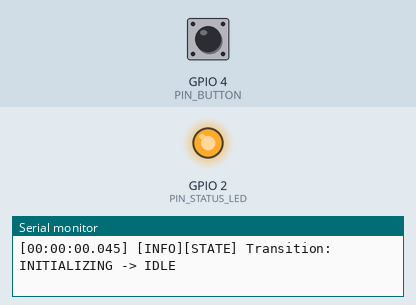
This program was run on a simulated ESP32. Shown: output pins drawn as LEDs (lit = HIGH), the last lines printed to the serial monitor. The test bench sets the inputs (shaded band); at power-on: GPIO 4 (PIN_BUTTON) HIGH. No radio packets arrive unless stated.

Above: at 1.2 s.
1.3 s: GPIO 4 (PIN_BUTTON) pulled LOW for 0.15 s
At 2.1 s:
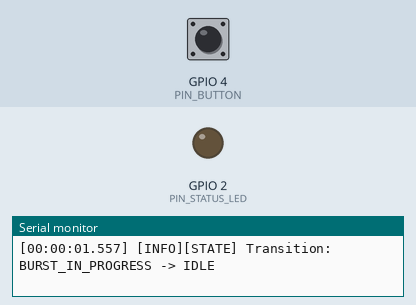
4.3 s: GPIO 4 (PIN_BUTTON) pulled LOW for 3.2 s
Timing chart, 0 to 15.0 s (numbered marks = the images above; inputs shaded):
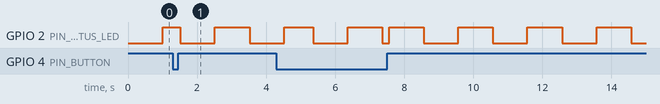

The program:

main.cpp
```cpp
#include <Arduino.h>
#include "config.h"
#include "button_handler.h"
#include "radio_controller.h"
#include "logger.h"
#include "packet_protocol.h"

using namespace config;
using namespace button_handler;
using namespace radio_controller;
using namespace logger;

enum class FirmwareState : uint8_t {
    INITIALIZING = 0,
    IDLE,
    BURST_IN_PROGRESS,
    ERROR_STATE
};

static FirmwareState current_state = FirmwareState::INITIALIZING;
static FirmwareState previous_state = FirmwareState::INITIALIZING;

static ButtonHandler button;
static RadioController radio;

static uint32_t state_entry_time = 0;
static uint32_t last_status_print = 0;
static bool led_state = false;
static uint32_t last_led_toggle = 0;

void setState(FirmwareState new_state) {
    if (current_state != new_state) {
        previous_state = current_state;
        current_state = new_state;
        state_entry_time = millis();
        Logger::instance().logStateChange(
            [](FirmwareState s) -> const char* {
                switch (s) {
                    case FirmwareState::INITIALIZING: return "INITIALIZING";
                    case FirmwareState::IDLE: return "IDLE";
                    case FirmwareState::BURST_IN_PROGRESS: return "BURST_IN_PROGRESS";
                    case FirmwareState::ERROR_STATE: return "ERROR_STATE";
                }
                return "UNKNOWN";
            }(previous_state),
            [](FirmwareState s) -> const char* {
                switch (s) {
                    case FirmwareState::INITIALIZING: return "INITIALIZING";
                    case FirmwareState::IDLE: return "IDLE";
                    case FirmwareState::BURST_IN_PROGRESS: return "BURST_IN_PROGRESS";
                    case FirmwareState::ERROR_STATE: return "ERROR_STATE";
                }
                return "UNKNOWN";
            }(new_state)
        );
    }
}

void updateStatusLed() {
    uint32_t now = millis();
    uint32_t interval = 1000;

    switch (current_state) {
        case FirmwareState::INITIALIZING:
            interval = 100;
            break;
        case FirmwareState::IDLE:
            interval = 1000;
            break;
        case FirmwareState::BURST_IN_PROGRESS:
            interval = 50;
            break;
        case FirmwareState::ERROR_STATE:
            interval = 200;
            break;
        default:
            interval = 1000;
            break;
    }

    if (now - last_led_toggle >= interval) {
        led_state = !led_state;
        digitalWrite(PIN_STATUS_LED, led_state);
        last_led_toggle = now;
    }
}

void printPeriodicStatus() {
    uint32_t now = millis();
    if (now - last_status_print >= 5000) {
        LOG_INFO("MAIN", "State: %s | Radio: %s | Packets: %u/%u | Ch: %u | Free Heap: %u",
                 [](FirmwareState s) -> const char* {
                     switch (s) {
                         case FirmwareState::INITIALIZING: return "INIT";
                         case FirmwareState::IDLE: return "IDLE";
                         case FirmwareState::BURST_IN_PROGRESS: return "TX";
                         case FirmwareState::ERROR_STATE: return "ERR";
                     }
                     return "???";
                 }(current_state),
                 radio.isHealthy() ? "OK" : "FAULT",
                 radio.getPacketsSent(), radio.getPacketsTotal(),
                 radio.getCurrentChannel(),
                 ESP.getFreeHeap());
        last_status_print = now;
    }
}

void handleInitializing() {
    LOG_INFO("MAIN", "Initializing %s %s", PROJECT_NAME, FIRMWARE_VERSION);

    pinMode(PIN_STATUS_LED, OUTPUT);
    digitalWrite(PIN_STATUS_LED, LOW);

    button.begin();
    LOG_INFO("MAIN", "Button handler initialized on GPIO %u", PIN_BUTTON);

    if (!radio.begin()) {
        LOG_ERROR("MAIN", "Radio initialization failed: %d", static_cast<uint8_t>(radio.getLastError()));
        setState(FirmwareState::ERROR_STATE);
        return;
    }
    LOG_INFO("MAIN", "Radio initialized successfully");

    setState(FirmwareState::IDLE);
}

void handleIdle() {
    button.update();
    ButtonEvent event = button.getEvent();

    if (event == ButtonEvent::SHORT_PRESS) {
        uint8_t channel = radio.generateRandomChannel();
        LOG_INFO("MAIN", "Short press - Starting burst on random channel %u (%u MHz)",
                 channel, channelToFrequencyMHz(channel));

        if (radio.startBurst(channel)) {
            setState(FirmwareState::BURST_IN_PROGRESS);
        } else {
            LOG_ERROR("MAIN", "Failed to start burst: %d", static_cast<uint8_t>(radio.getLastError()));
        }
    } else if (event == ButtonEvent::LONG_PRESS) {
        LOG_INFO("MAIN", "Long press - Starting burst on default channel %u", RF_CHANNEL_DEFAULT);
        if (radio.startBurst(config::RF_CHANNEL_DEFAULT)) {
            setState(FirmwareState::BURST_IN_PROGRESS);
        } else {
            LOG_ERROR("MAIN", "Failed to start burst: %d", static_cast<uint8_t>(radio.getLastError()));
        }
    }

    radio.update();

    if (millis() - state_entry_time > config::STATE_TIMEOUT_MS) {
        LOG_WARN("MAIN", "IDLE state timeout, system healthy");
        state_entry_time = millis();
    }
}

void handleBurstInProgress() {
    radio.update();

    if (!radio.isBusy()) {
        LOG_INFO("MAIN", "Burst %u completed: %u/%u packets sent",
                 radio.getCurrentBurstId(), radio.getPacketsSent(), radio.getPacketsTotal());
        setState(FirmwareState::IDLE);
    }

    uint32_t elapsed = millis() - state_entry_time;
    if (elapsed > config::WATCHDOG_TIMEOUT_MS) {
        LOG_ERROR("MAIN", "Burst watchdog timeout (%u ms), aborting", elapsed);
        radio.abortBurst();
        setState(FirmwareState::ERROR_STATE);
    }
}

void handleErrorState() {
    radio.update();

    button.update();
    if (button.getEvent() == ButtonEvent::LONG_PRESS) {
        LOG_INFO("MAIN", "Long press in ERROR_STATE - attempting recovery");
        if (radio.begin()) {
            LOG_INFO("MAIN", "Radio re-initialized successfully");
            setState(FirmwareState::IDLE);
        } else {
            LOG_ERROR("MAIN", "Radio re-initialization failed");
        }
    }
}

void setup() {
    Serial.begin(config::SERIAL_BAUD);
    while (!Serial && millis() < 2000) { delay(10); }

    Logger::instance().begin(config::SERIAL_BAUD, LogLevel::INFO);
    LOG_INFO("MAIN", "=== %s %s Starting ===", PROJECT_NAME, FIRMWARE_VERSION);
    LOG_INFO("MAIN", "Pinout: CE=%u CSN=%u BTN=%u LED=%u", PIN_NRF_CE, PIN_NRF_CSN, PIN_BUTTON, PIN_STATUS_LED);
    LOG_INFO("MAIN", "Channel Range: %u-%u | Default Packets/Burst: %u",
             DEFAULT_CHANNEL_MIN, DEFAULT_CHANNEL_MAX, DEFAULT_PACKETS_PER_BURST);
}

void loop() {
    updateStatusLed();
    printPeriodicStatus();

    switch (current_state) {
        case FirmwareState::INITIALIZING:
            handleInitializing();
            break;
        case FirmwareState::IDLE:
            handleIdle();
            break;
        case FirmwareState::BURST_IN_PROGRESS:
            handleBurstInProgress();
            break;
        case FirmwareState::ERROR_STATE:
            handleErrorState();
            break;
    }

    yield();
}
```

button_handler.h
```cpp
#pragma once

#include <Arduino.h>
#include <cstdint>
#include "config.h"

namespace button_handler {

enum class ButtonEvent : uint8_t {
    NONE = 0,
    SHORT_PRESS,
    LONG_PRESS
};

enum class ButtonState : uint8_t {
    IDLE = 0,
    DEBOUNCE_PRESS,
    PRESSED,
    DEBOUNCE_RELEASE,
    LONG_PRESS_DETECTED
};

class ButtonHandler {
public:
    ButtonHandler(uint8_t pin = config::PIN_BUTTON,
                  uint8_t active_level = config::BUTTON_ACTIVE_LEVEL,
                  uint16_t debounce_ms = config::BUTTON_DEBOUNCE_MS,
                  uint16_t long_press_ms = config::BUTTON_LONG_PRESS_MS);

    void begin();
    void update();
    ButtonEvent getEvent();
    bool isPressed() const;
    uint32_t getPressDuration() const;

private:
    const uint8_t pin_;
    const uint8_t active_level_;
    const uint16_t debounce_ms_;
    const uint16_t long_press_ms_;

    ButtonState state_;
    ButtonEvent pending_event_;
    uint32_t last_change_time_;
    uint32_t press_start_time_;
    bool last_raw_state_;

    bool readRawState() const;
    void transitionTo(ButtonState new_state);
};

} // namespace button_handler
```

logger.h
```cpp
#pragma once

#include <Arduino.h>
#include <cstdint>
#include <cstdio>
#include "config.h"
#include "packet_protocol.h"

namespace logger {

enum class LogLevel : uint8_t {
    SILENT = 0,
    ERROR = 1,
    WARN = 2,
    INFO = 3,
    DEBUG = 4,
    VERBOSE = 5
};

class Logger {
public:
    static Logger& instance() {
        static Logger logger;
        return logger;
    }

    void begin(uint32_t baud = config::SERIAL_BAUD, LogLevel level = LogLevel::INFO);
    void setLevel(LogLevel level);
    LogLevel getLevel() const;

    void error(const char* tag, const char* format, ...);
    void warn(const char* tag, const char* format, ...);
    void info(const char* tag, const char* format, ...);
    void debug(const char* tag, const char* format, ...);
    void verbose(const char* tag, const char* format, ...);

    void logStateChange(const char* from, const char* to);
    void logPacket(const packet_protocol::TestPacket& packet, bool tx);
    void logBurstStart(uint16_t burst_id, uint8_t channel, uint16_t count);
    void logBurstComplete(uint16_t burst_id, uint16_t sent, uint16_t total);
    void logButtonEvent(const char* event);

private:
    Logger() : level_(LogLevel::INFO), initialized_(false) {}
    Logger(const Logger&) = delete;
    Logger& operator=(const Logger&) = delete;

    void log(LogLevel msg_level, const char* tag, const char* format, va_list args);
    void printTimestamp();
    const char* levelToString(LogLevel level) const;

    LogLevel level_;
    bool initialized_;
};

#define LOG_ERROR(tag, ...)   logger::Logger::instance().error(tag, __VA_ARGS__)
#define LOG_WARN(tag, ...)    logger::Logger::instance().warn(tag, __VA_ARGS__)
#define LOG_INFO(tag, ...)    logger::Logger::instance().info(tag, __VA_ARGS__)
#define LOG_DEBUG(tag, ...)   logger::Logger::instance().debug(tag, __VA_ARGS__)
#define LOG_VERBOSE(tag, ...) logger::Logger::instance().verbose(tag, __VA_ARGS__)

} // namespace logger
```

packet_protocol.h
```cpp
#pragma once

#include <cstdint>
#include <cstring>
#include "config.h"

namespace packet_protocol {

constexpr uint32_t MAGIC_BYTES = 0x45535034;
constexpr uint8_t PROTOCOL_VERSION = 1;
constexpr size_t MAX_PAYLOAD_SIZE = 32;

struct __attribute__((packed)) TestPacket {
    uint32_t magic;
    uint8_t version;
    uint16_t burst_id;
    uint16_t sequence;
    uint8_t channel;
    uint32_t frequency_mhz;
    uint8_t padding[MAX_PAYLOAD_SIZE - 14];

    TestPacket() : magic(0), version(0), burst_id(0), sequence(0),
                   channel(0), frequency_mhz(0) {
        memset(padding, 0, sizeof(padding));
    }
};

constexpr size_t PACKET_SIZE = sizeof(TestPacket);
static_assert(PACKET_SIZE <= MAX_PAYLOAD_SIZE, "Packet too large");

inline void createPacket(TestPacket& packet, uint16_t burst_id, uint16_t sequence,
                         uint8_t channel) {
    packet.magic = MAGIC_BYTES;
    packet.version = PROTOCOL_VERSION;
    packet.burst_id = burst_id;
    packet.sequence = sequence;
    packet.channel = channel;
    packet.frequency_mhz = config::channelToFrequencyMHz(channel);
    memset(packet.padding, 0xAA, sizeof(packet.padding));
}

inline bool validatePacket(const TestPacket& packet) {
    return packet.magic == MAGIC_BYTES &&
           packet.version == PROTOCOL_VERSION &&
           config::isValidChannel(packet.channel) &&
           packet.frequency_mhz == config::channelToFrequencyMHz(packet.channel);
}

inline void printPacket(const TestPacket& packet) {
    Serial.printf("[PKT] Magic: 0x%08X | Ver: %u | Burst: %u | Seq: %u | Ch: %u | Freq: %u MHz\n",
                  packet.magic, packet.version, packet.burst_id, packet.sequence,
                  packet.channel, packet.frequency_mhz);
}

} // namespace packet_protocol
```

radio_controller.h
```cpp
#pragma once

#include <Arduino.h>
#include <RF24.h>
#include <cstdint>
#include "config.h"
#include "packet_protocol.h"

namespace radio_controller {

enum class RadioState : uint8_t {
    UNINITIALIZED = 0,
    INITIALIZING,
    READY,
    TRANSMITTING,
    ERROR_STATE
};

enum class RadioError : uint8_t {
    NONE = 0,
    INIT_FAILED,
    WRITE_FAILED,
    INVALID_CHANNEL,
    TIMEOUT,
    HARDWARE_FAULT
};

class RadioController {
public:
    RadioController(uint8_t ce_pin = config::PIN_NRF_CE,
                    uint8_t csn_pin = config::PIN_NRF_CSN);

    bool begin();
    void end();
    void update();

    bool startBurst(uint8_t channel, uint16_t packets = config::DEFAULT_PACKETS_PER_BURST,
                    uint16_t inter_packet_delay_us = config::DEFAULT_INTER_PACKET_DELAY_US);
    void abortBurst();

    RadioState getState() const;
    RadioError getLastError() const;
    uint16_t getPacketsSent() const;
    uint16_t getPacketsTotal() const;
    uint8_t getCurrentChannel() const;
    uint16_t getCurrentBurstId() const;

    bool isBusy() const;
    bool isHealthy() const;
    uint8_t generateRandomChannel();

private:
    RF24 radio_;
    RadioState state_;
    RadioError last_error_;

    uint8_t current_channel_;
    uint16_t packets_total_;
    uint16_t packets_sent_;
    uint16_t inter_packet_delay_us_;
    uint16_t current_burst_id_;
    uint32_t last_packet_time_;

    packet_protocol::TestPacket tx_packet_;

    bool initializeRadio();
    bool configureChannel(uint8_t channel);
    bool sendPacket();
    void setError(RadioError error);
    void resetBurstCounters();
};

} // namespace radio_controller
```

button_handler.cpp
```cpp
#include "button_handler.h"

namespace button_handler {

ButtonHandler::ButtonHandler(uint8_t pin, uint8_t active_level,
                             uint16_t debounce_ms, uint16_t long_press_ms)
    : pin_(pin), active_level_(active_level), debounce_ms_(debounce_ms),
      long_press_ms_(long_press_ms), state_(ButtonState::IDLE),
      pending_event_(ButtonEvent::NONE), last_change_time_(0),
      press_start_time_(0), last_raw_state_(!active_level) {}

void ButtonHandler::begin() {
    pinMode(pin_, INPUT_PULLUP);
    last_raw_state_ = readRawState();
    last_change_time_ = millis();
    state_ = ButtonState::IDLE;
    pending_event_ = ButtonEvent::NONE;
}

bool ButtonHandler::readRawState() const {
    return digitalRead(pin_) == active_level_;
}

void ButtonHandler::transitionTo(ButtonState new_state) {
    state_ = new_state;
    last_change_time_ = millis();
}

void ButtonHandler::update() {
    uint32_t now = millis();
    bool raw_state = readRawState();

    if (raw_state != last_raw_state_) {
        last_change_time_ = now;
        last_raw_state_ = raw_state;
    }

    switch (state_) {
        case ButtonState::IDLE:
            if (raw_state) {
                transitionTo(ButtonState::DEBOUNCE_PRESS);
            }
            break;

        case ButtonState::DEBOUNCE_PRESS:
            if (!raw_state) {
                transitionTo(ButtonState::IDLE);
            } else if (now - last_change_time_ >= debounce_ms_) {
                press_start_time_ = now;
                transitionTo(ButtonState::PRESSED);
            }
            break;

        case ButtonState::PRESSED:
            if (!raw_state) {
                transitionTo(ButtonState::DEBOUNCE_RELEASE);
            } else if (now - press_start_time_ >= long_press_ms_) {
                pending_event_ = ButtonEvent::LONG_PRESS;
                transitionTo(ButtonState::LONG_PRESS_DETECTED);
            }
            break;

        case ButtonState::DEBOUNCE_RELEASE:
            if (raw_state) {
                transitionTo(ButtonState::PRESSED);
            } else if (now - last_change_time_ >= debounce_ms_) {
                if (pending_event_ != ButtonEvent::LONG_PRESS) {
                    pending_event_ = ButtonEvent::SHORT_PRESS;
                }
                transitionTo(ButtonState::IDLE);
            }
            break;

        case ButtonState::LONG_PRESS_DETECTED:
            if (!raw_state) {
                transitionTo(ButtonState::DEBOUNCE_RELEASE);
            }
            break;
    }
}

ButtonEvent ButtonHandler::getEvent() {
    ButtonEvent event = pending_event_;
    pending_event_ = ButtonEvent::NONE;
    return event;
}

bool ButtonHandler::isPressed() const {
    return state_ == ButtonState::PRESSED || state_ == ButtonState::LONG_PRESS_DETECTED;
}

uint32_t ButtonHandler::getPressDuration() const {
    if (state_ == ButtonState::PRESSED || state_ == ButtonState::LONG_PRESS_DETECTED) {
        return millis() - press_start_time_;
    }
    return 0;
}

} // namespace button_handler
```

config.h
```cpp
#pragma once

#include <Arduino.h>
#include <RF24.h>
#include <cstdint>

namespace config {

constexpr uint8_t PIN_NRF_CE   = 25;
constexpr uint8_t PIN_NRF_CSN  = 5;
constexpr uint8_t PIN_NRF_SCK  = 18;
constexpr uint8_t PIN_NRF_MOSI = 23;
constexpr uint8_t PIN_NRF_MISO = 19;
constexpr uint8_t PIN_BUTTON   = 4;
constexpr uint8_t PIN_STATUS_LED = 2;

constexpr uint8_t BUTTON_ACTIVE_LEVEL = LOW;

constexpr uint32_t SERIAL_BAUD = 115200;

constexpr uint16_t BUTTON_DEBOUNCE_MS = 50;
constexpr uint16_t BUTTON_LONG_PRESS_MS = 1000;

constexpr uint8_t DEFAULT_CHANNEL_MIN = 0;
constexpr uint8_t DEFAULT_CHANNEL_MAX = 125;
constexpr uint8_t DEFAULT_PACKETS_PER_BURST = 20;
constexpr uint16_t DEFAULT_INTER_PACKET_DELAY_US = 1000;

constexpr uint8_t RF_CHANNEL_DEFAULT = 2;
constexpr rf24_pa_dbm_e RF_PA_LEVEL = RF24_PA_LOW;
constexpr rf24_datarate_e RF_DATA_RATE = RF24_1MBPS;
constexpr uint8_t RF_CRC_LENGTH = 2;

constexpr uint32_t WATCHDOG_TIMEOUT_MS = 5000;
constexpr uint32_t STATE_TIMEOUT_MS = 10000;

constexpr uint64_t PIPE_ADDRESS = 0xE7E7E7E7E7LL;

constexpr const char* FIRMWARE_VERSION = "V4.1";
constexpr const char* PROJECT_NAME = "ESP32 Random-Channel RF Test Generator";

inline uint32_t channelToFrequencyMHz(uint8_t channel) {
    return 2400u + static_cast<uint32_t>(channel);
}

inline bool isValidChannel(uint8_t channel) {
    return channel <= DEFAULT_CHANNEL_MAX;
}

} // namespace config
```

Source omitted: logger.cpp (3828 bytes), radio_controller.cpp (6550 bytes)
